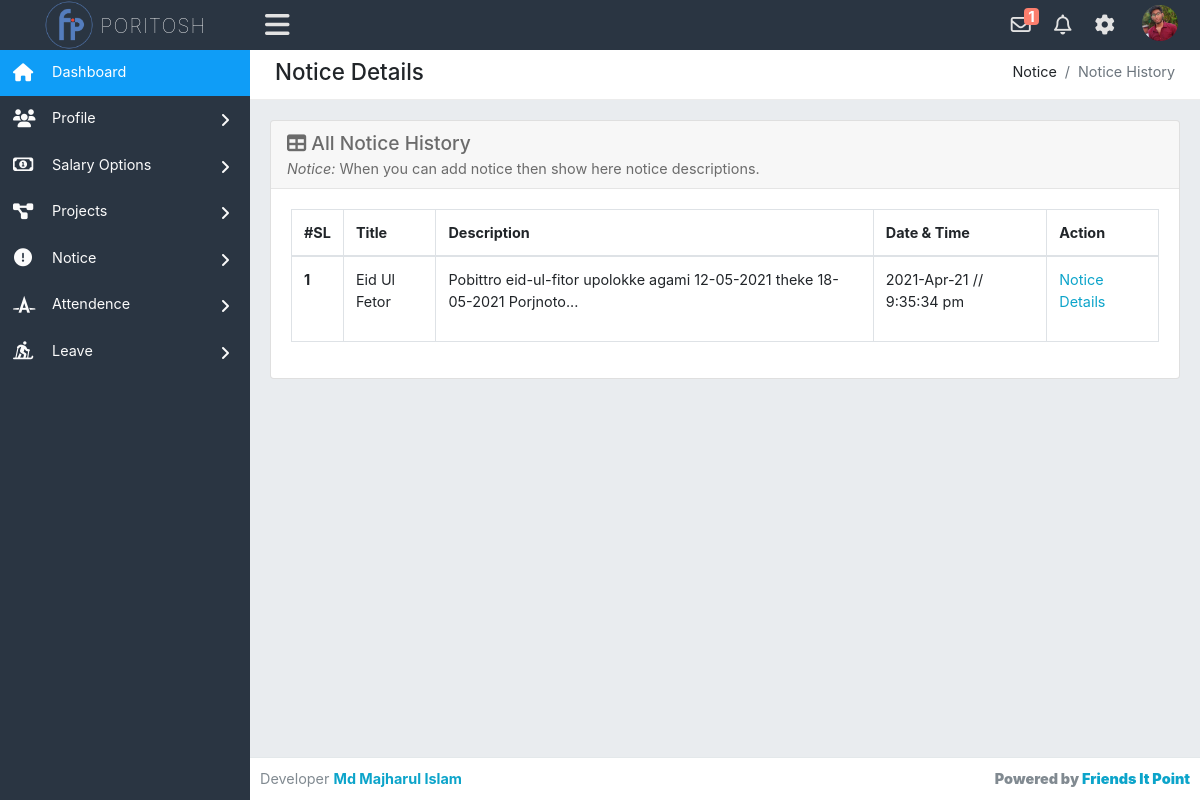
The app's page /noticeHistory.php (signed in) with its own data.
### tables this page shows
CREATE TABLE `employee_info` (
  `id` int(11) NOT NULL,
  `employee_id` int(50) NOT NULL,
  `emp_fullname` varchar(100) NOT NULL,
  `emp_mail` varchar(50) NOT NULL,
  `emp_phone` int(20) NOT NULL,
  `emp_designation` varchar(50) NOT NULL,
  `emp_salary` varchar(50) NOT NULL,
  `emp_address` varchar(100) NOT NULL,
  `emp_password` varchar(150) NOT NULL,
  `emp_bio` varchar(1000) NOT NULL,
  `profile_pic` varchar(50) NOT NULL,
  `register_timedate` timestamp NOT NULL DEFAULT current_timestamp(),
  `total_salary` varchar(100) NOT NULL
);

CREATE TABLE `notice` (
  `notice_id` int(11) NOT NULL,
  `notice_title` varchar(200) NOT NULL,
  `notice_desc` varchar(255) NOT NULL,
  `notice_datetime` varchar(50) NOT NULL
);

### noticeHistory.php (the view, shortened to what this page needs)
<?php require_once('header.php'); ?>
<div class="row">
    <div class="col-xl-12">
        <div class="breadcrumb-holder">
            <h1 class="main-title float-left">Notice Details</h1>
            <ol class="breadcrumb float-right">
                <li class="breadcrumb-item">Notice</li>
                <li class="breadcrumb-item active">Notice History</li>
            </ol>
            <div class="clearfix"></div>
        </div>
    </div>
</div>
<div class="row">
	<div class="col-xs-12 col-sm-12">
        <div class="card mb-3">
            <div class="card-header">
                <h3><i class="fas fa-table"></i> All Notice History</h3>
                <i>Notice: </i> When you can add notice then show here notice descriptions.
            </div>
            <div class="card-body">
                <table class="table table-responsive-xl table-bordered">
                    <thead>
                        <tr>
                            <th scope="col">#SL</th>
                            <th scope="col">Title</th>
                            <th scope="col">Description</th>
                            <th scope="col">Date & Time</th>
                            <th scope="col">Action</th>
                        </tr>
                    </thead>
                    <tbody>
                      <?php
                          $stm = $pdo->prepare('SELECT * FROM notice ORDER BY notice_datetime DESC');
                          $stm->execute();
                          $result = $stm->fetchAll(PDO::FETCH_ASSOC);
                          $sl = 1;
                          foreach($result as $row) :
                       ?>
                        <tr>
                            <th scope="row"><?php echo $sl;$sl++; ?></th>
                            <td><?php echo $row['notice_title']; ?></td>
                            <td>
                              <?php
                                  $notice_desc = explode(" ", $row['notice_desc']);
                                  $short = array_slice($notice_desc,0,8);
                                  $final_desc = implode(" ",$short);
                                  echo $final_desc."...";
                                ?>
                            </td>
                            <td><?php echo $row['notice_datetime']; ?></td>
                            <td>
                                <a data-fancybox data-src="#hidden-content<?php echo $row['notice_id'];?>" href="javascript:;<?php echo $row['notice_id'];?>">Notice Details</a>&nbsp;
                            </td>
                        </tr>
                      <?php endforeach; ?>
                    </tbody>
                </table>
            </div>
        </div>
    </div>
</div>
<?php require_once('footer.php'); ?>

### header.php (shortened to what this page needs)
<?php require_once('config.php'); ?>
<!DOCTYPE html>
<html lang="en">
<head>
    <link href="assets/css/bootstrap.min.css" rel="stylesheet" type="text/css" />
    <link href="assets/font-awesome/css/all.css" rel="stylesheet" type="text/css" />
    <link rel="stylesheet" href="fancybox-master/dist/jquery.fancybox.min.css">
    <link rel="stylesheet" href="livedatetime/clock.css">
    <link rel="stylesheet" href="livedatetime/calendar.css">
    <link href='https://netdna.bootstrapcdn.com/font-awesome/3.2.1/css/font-awesome.css' rel='stylesheet' type='text/css'>
    <link rel="stylesheet" type="text/css" href="assets/css/dataTables.bootstrap.min.css" />
    <link rel="stylesheet" type="text/css" href="assets/plugins/datatables/datatables.min.css" />
    <link href="assets/css/style.css" rel="stylesheet" type="text/css" />
</head>
<body class="adminbody">
    <div id="main">
        <div class="headerbar">
            <?php
                $stm = $pdo->prepare('SELECT * FROM employee_info WHERE id=?');
                $stm->execute(array($_SESSION['logged_emp']));
                $rslt = $stm->fetchAll(PDO::FETCH_ASSOC);
                foreach($rslt as $row) :
            ?>
            <div class="headerbar-left">
                <a href="index.php" class="logo">
                    <img alt="Logo" src="assets/images/logo.png" />
                    <span><?php echo $row['emp_fullname']; ?></span>
                </a>
            </div>
            <nav class="navbar-custom">
                <ul class="list-inline float-right mb-0">
                    <li class="list-inline-item dropdown notif">
                        <a class="nav-link dropdown-toggle arrow-none" data-toggle="dropdown" href="#" aria-haspopup="false" aria-expanded="false">
                            <i class="far fa-envelope"></i>
                            <?php
                                $notify_s = $pdo->prepare('SELECT * FROM notification WHERE emp_id=? AND type=? AND status=? ORDER BY date DESC');
                                $notify_s->execute(array($_SESSION['logged_emp'],'salary','unread'));
                                $notify_result = $notify_s->fetchAll(PDO::FETCH_ASSOC);
                                if(count($notify_result) > 0 ) :
                             ?>
                            <span class="mycounter"><?php echo count($notify_result); ?></span>
                            <?php endif; ?>
                        </a>
                    </li>
                    <li class="list-inline-item dropdown notif">
                        <a class="nav-link dropdown-toggle arrow-none" data-toggle="dropdown" href="#" aria-haspopup="false" aria-expanded="false">
                            <i class="far fa-bell"></i>
                        </a>
                    </li>
                    <li class="list-inline-item dropdown notif">
                        <a class="nav-link dropdown-toggle arrow-none" data-toggle="dropdown" href="#" aria-haspopup="false" aria-expanded="false">
                            <i class="fas fa-cog"></i>
                        </a>
                    </li>
                    <li class="list-inline-item dropdown notif">
                        <a class="nav-link dropdown-toggle nav-user" data-toggle="dropdown" href="#" aria-haspopup="false" aria-expanded="false">
                            <?php if($row['profile_pic'] != 'avatar') : ?>
                            <img src="uploads/<?php echo $row['profile_pic']; ?>" alt="Profile image" class="avatar-rounded">
                            <?php else : ?>
                            <img src="assets/images/avatars/admin.png" alt="Profile image" class="avatar-rounded">
                        </a>
                        <?php endif; endforeach; ?>
                    </li>
                </ul>
                <ul class="list-inline menu-left mb-0">
                    <li class="float-left">
                        <button class="button-menu-mobile open-left">
                            <i class="fas fa-bars"></i>
                        </button>
                    </li>
                </ul>
            </nav>
        </div>
        <div class="left main-sidebar">
            <div class="sidebar-inner leftscroll">
                <div id="sidebar-menu">
                    <ul>
                        <li class="submenu">
                            <a class="active" href="index.php">
                                <i class="fas fa-home"></i>
                                <span> Dashboard </span>
                            </a>
                        </li>
                        <li class="submenu">
                            <a id="tables" href="#">
                                <i class="fas fa-users"></i>
                                <span> Profile </span>
                                <span class="menu-arrow"></span>
                            </a>
                        </li>
                        <li class="submenu">
                            <a id="tables" href="#">
                                <i class="far fa-money-bill-alt"></i>
                                <span> Salary Options </span>
                                <span class="menu-arrow"></span>
                            </a>
                        </li>
                        <li class="submenu">
                            <a id="tables" href="#">
                                <i class="fas fa-project-diagram"></i>
                                <span> Projects </span>
                                <span class="menu-arrow"></span>
                            </a>
                        </li>
                        <li class="submenu">
                            <a id="tables" href="#">
                                <i class="fas fa-exclamation-circle"></i>
                                <span> Notice </span>
                                <span class="menu-arrow"></span>
                            </a>
                        </li>
                        <li class="submenu">
                            <a id="tables" href="#">
                                <i class="fab fa-autoprefixer"></i>
                                <span> Attendence </span>
                                <span class="menu-arrow"></span>
                            </a>
                        </li>
                        <li class="submenu">
                            <a id="tables" href="#">
                                <i class="fas fa-skiing-nordic"></i>
                                <span> Leave </span>
                                <span class="menu-arrow"></span>
                            </a>
                        </li>
                    </ul>
                </div>
            </div>
        </div>
        <div class="content-page">
            <div class="content">
                <div class="container-fluid">

### livedatetime/clock.css (style rules this page uses)
* { margin: 0; padding: 0; box-sizing: border-box; }

### records on screen
employee_info: emp_fullname "PORITOSH", count($notify_result) "1", profile_pic (picture)
notice: notice_title "Eid Ul Fetor", notice_desc "Pobittro eid-ul-fitor upolokke agami 12-05-2021 theke 18-05-2021 Porjnoto", notice_datetime "2021-Apr-21 // 9:35:34 pm"
